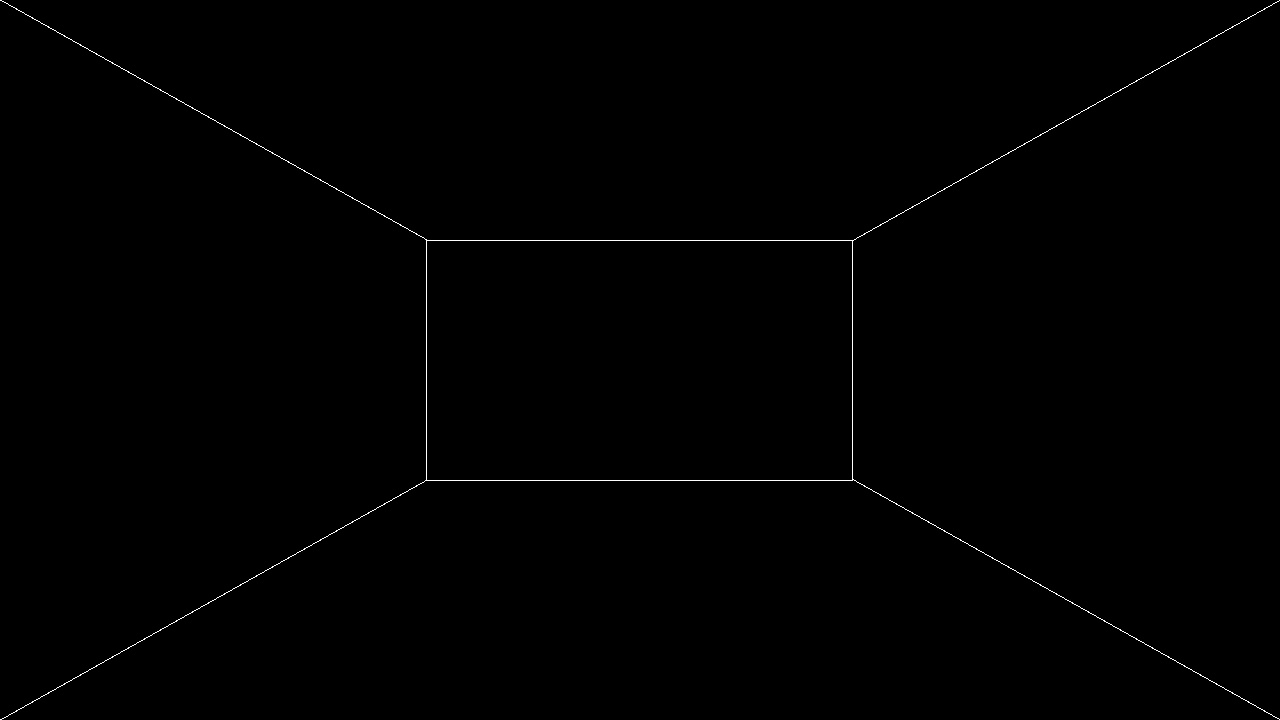
//> input picture 7.pinjie/3.pinjie/3.替换拼接(ok1)/bak/result.jpg, 1280 x 720 px
$ ./main_bak   (built with g++ and OpenCV 4)
//> lines starting //> are read from the running program, lines starting //| are printed output that depends on the picture
#include <opencv2/opencv.hpp>
#include <opencv2/highgui/highgui_c.h>
#include <iostream>
#include <math.h>
using namespace cv;

using namespace std;

void rotate_arbitrarily_angle(Mat &src,Mat &dst,float angle)
{
    float radian = (float)(angle/180.0 * CV_PI);
//旋转填充图像
    int maxBorder = (int) (max(src.cols, src.rows)* 1.414 );
    int dx = (maxBorder - src.cols)/2;
    int dy = (maxBorder - src.rows)/2;
    copyMakeBorder(src, dst, dy, dy, dx, dx, BORDER_CONSTANT);
    //旋转
     Point2f center( (float)(dst.cols/2) , (float) (dst.rows/2));
    Mat affine_matrix = getRotationMatrix2D( center, angle, 1.0 );//求得旋转矩阵
    warpAffine(dst, dst, affine_matrix, dst.size());
    //计算图像旋转之后包含图像的最大的矩形
    float sinVal = abs(sin(radian));
    float cosVal = abs(cos(radian));
    Size targetSize( (int)(src.cols * cosVal +src.rows * sinVal),
                     (int)(src.cols * sinVal + src.rows * cosVal) );

    //剪掉多余边框
    int x = (dst.cols - targetSize.width) / 2;
    int y = (dst.rows - targetSize.height) / 2;
    Rect rect(x, y, targetSize.width, targetSize.height);
    dst = Mat(dst,rect);
}


int main(int argc, char** argv)
{
	Mat src = imread("result.jpg");
//> src is the input picture: 720 rows x 1280 cols, CV_8UC3; min 0, max 255, mean 0.9
	if (!src.data) {
	printf("could not load image...\n");
	return -1;
	}
	Mat replaceImg_top = imread("top.jpg");
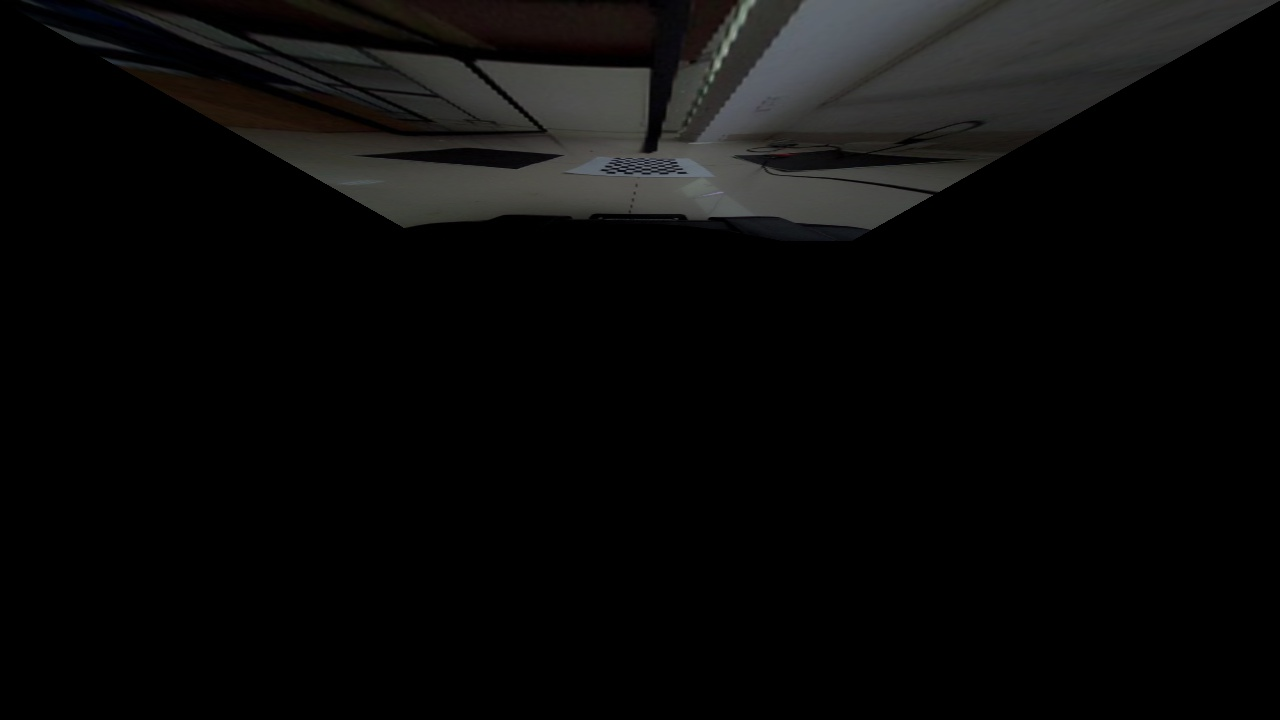
//> input picture 7.pinjie/3.pinjie/3.替换拼接(ok1)/top.jpg, 1280 x 720 px
//> replaceImg_top is the input picture: 720 rows x 1280 cols, CV_8UC3; mean B, G, R 9.5, 9.8, 10
	Mat replaceImg_black = imread("black.jpg");
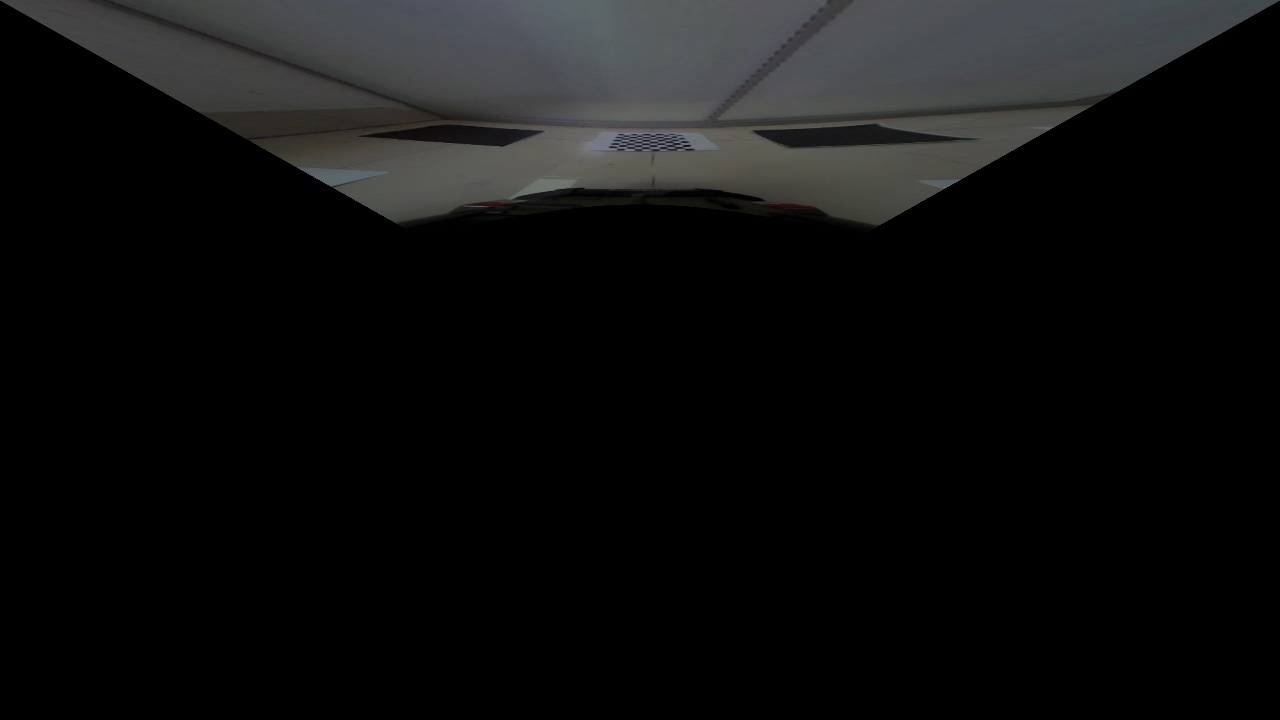
//> input picture 7.pinjie/3.pinjie/3.替换拼接(ok1)/black.jpg, 1280 x 720 px
//> replaceImg_black is the input picture: 720 rows x 1280 cols, CV_8UC3; mean B, G, R 15.3, 15.3, 15
	Mat replaceImg_right = imread("right.jpg");
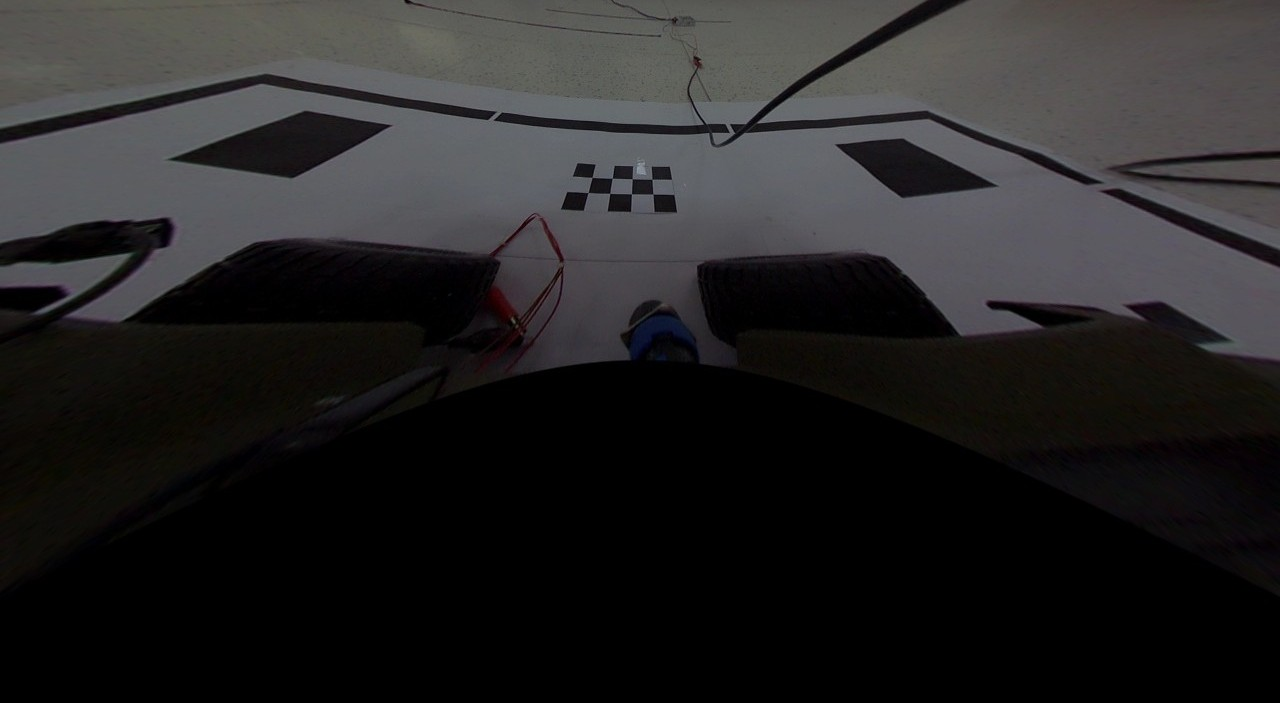
//> input picture right.jpg, 1280 x 703 px
//> replaceImg_right is the input picture: 703 rows x 1280 cols, CV_8UC3; mean B, G, R 37.1, 36.7, 37.6
	Mat black_rotate,right_rotate;
	rotate_arbitrarily_angle(replaceImg_black,black_rotate,180);
//> in rotate_arbitrarily_angle, `warpAffine(dst, dst, affine_matrix, dst.size());`: dst: 1808 rows x 1808 cols, CV_8UC3; mean B, G, R 4.3, 4.3, 4.2
	rotate_arbitrarily_angle(replaceImg_right,right_rotate,-90);
	// [4 lines of commented-out code are left out]
	imwrite("right_rotate.jpg",right_rotate);
//top
#if 0
	// 定义两个平面上四个角坐标
	vector<Point> src_corners(4);
	vector<Point> dst_corners(4);
	src_corners[0] = Point(0, 0);

	src_corners[1] = Point(src.cols-1, 0);

	src_corners[2] = Point(src.cols/3*2, src.rows/3);

	src_corners[3] = Point(src.cols/3, src.rows/3);
	// 目标平面四个角坐标

	dst_corners[0] = Point(0,0);

	dst_corners[1] = Point(replaceImg_top.cols-1, 0);

	dst_corners[2] = Point(replaceImg_top.cols/3*2, replaceImg_top.rows/3);

	dst_corners[3] = Point(replaceImg_top.cols/3, replaceImg_top.rows/3);
//black
	// 定义两个平面上四个角坐标
	vector<Point> src_black_corners(4);
	vector<Point> dst_black_corners(4);
	src_black_corners[0] = Point(src.cols/3, src.rows/3*2);

	src_black_corners[1] = Point(src.cols/3*2, src.rows/3*2);

	src_black_corners[2] = Point(src.cols, src.rows);

	src_black_corners[3] = Point(0, src.rows);
	// 目标平面四个角坐标

	dst_black_corners[0] = Point(black_rotate.cols/3,black_rotate.rows/3*2);

	dst_black_corners[1] = Point(black_rotate.cols/3*2, black_rotate.rows/3*2);

	dst_black_corners[2] = Point(black_rotate.cols, black_rotate.rows);

	dst_black_corners[3] = Point(0, black_rotate.rows);
#endif
//right
	vector<Point> src_right_corners(4);
	vector<Point> dst_right_corners(4);
	src_right_corners[0] = Point(src.cols/3*2, src.rows/3);

	src_right_corners[1] = Point(src.cols, 0);

	src_right_corners[2] = Point(src.cols, src.rows);

	src_right_corners[3] = Point(src.cols/3*2, src.rows/3*2);
	// 目标平面四个角坐标

	dst_right_corners[0] = Point(right_rotate.cols/3*2,right_rotate.rows/3);

	dst_right_corners[1] = Point(right_rotate.cols, 0);

	dst_right_corners[2] = Point(right_rotate.cols, right_rotate.rows);

	dst_right_corners[3] = Point(right_rotate.cols/3*2, right_rotate.rows/3*2);
//top
#if 0
	// 计算单应性矩阵与透视变换
	Mat h = findHomography(src_corners, dst_corners);
	Mat output_img;
	warpPerspective(replaceImg_top, output_img, h, src.size());
	// create mask
	Mat m1 = Mat::zeros(replaceImg_top.size(), CV_8UC1);
	m1 = Scalar(255);
	Mat mask_output;
	warpPerspective(m1, mask_output, h, src.size());
	//imshow("Mask Result", mask_output);
	// use mask
	Mat result1;
	add(output_img, output_img, result1, mask_output);
	Mat result2;
	bitwise_not(mask_output, mask_output);
	add(src, result1, result2, mask_output);
	Mat result;
	add(result1, result2, result);

//black
	// 计算单应性矩阵与透视变换
	Mat h_black = findHomography(src_black_corners, dst_black_corners);
	Mat output_img_black;
	warpPerspective(black_rotate, output_img_black, h_black, black_rotate.size());
	// create mask
	Mat m1_black = Mat::zeros(black_rotate.size(), CV_8UC1);
	m1_black = Scalar(255);
	Mat mask_output_black;
	warpPerspective(m1_black, mask_output_black, h_black, black_rotate.size());
	// use mask
	Mat result1_black;
	add(output_img_black, output_img_black, result1_black, mask_output_black);
	Mat result2_black;
	bitwise_not(mask_output_black, mask_output_black);
	add(black_rotate, result1_black, result2_black, mask_output_black);
	Mat result_black;
	add(result1_black, result2_black, result_black);
#endif
//right
	Mat h_right = findHomography(src_right_corners, dst_right_corners);
	Mat output_img_right;
	warpPerspective(right_rotate, output_img_right, h_right, right_rotate.size());
	// create mask
	Mat m1_right = Mat::zeros(right_rotate.size(), CV_8UC1);
	m1_right = Scalar(255);
	Mat mask_output_right;
	warpPerspective(m1_right, mask_output_right, h_right, right_rotate.size());
	// use mask
	Mat result1_right;
	add(output_img_right, output_img_right, result1_right, mask_output_right);
	Mat result2_right;
	bitwise_not(mask_output_right, mask_output_right);
	add(right_rotate, result1_right, result2_right, mask_output_right);
	Mat result_right;
	add(result1_right, result2_right, result_right);
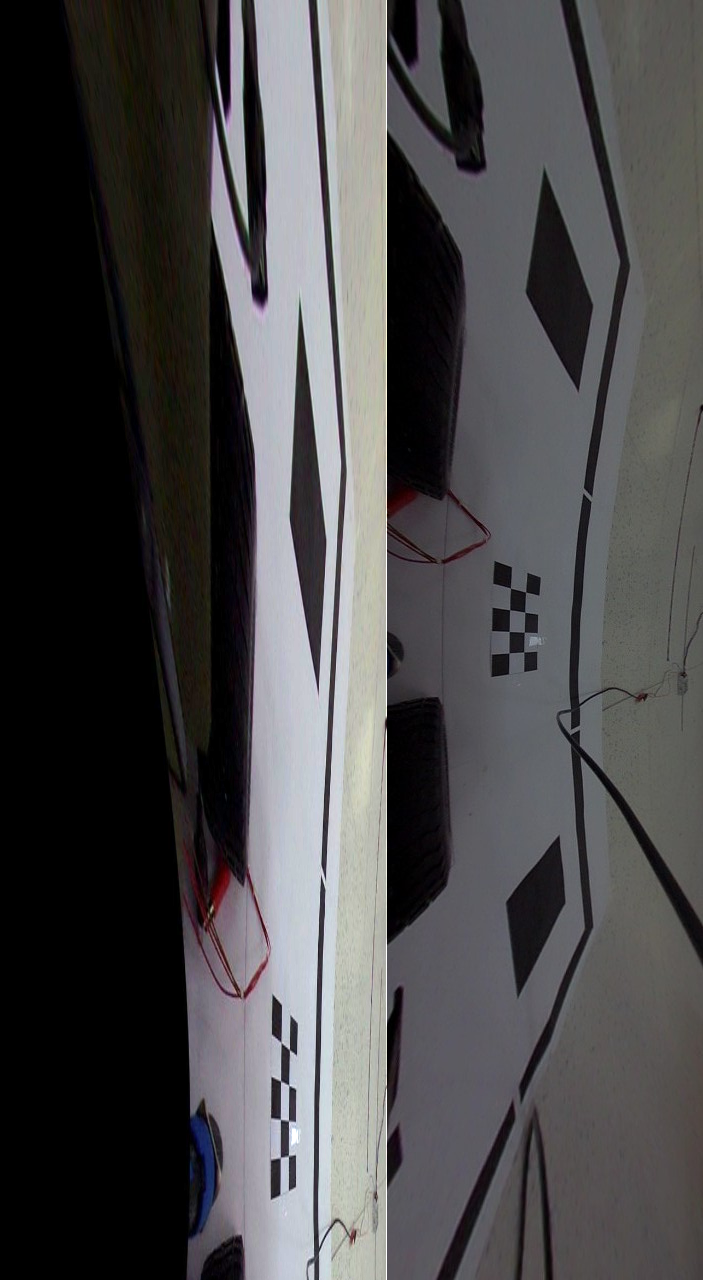
//> result_right: 1280 rows x 703 cols, CV_8UC3; mean B, G, R 74, 72.9, 73.9

	//imshow("Final Result", result);
	//imshow("black Result", result_black);
	imshow("right Result", result_right);
	waitKey(0);
}
